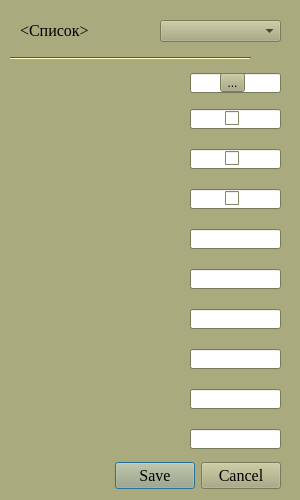
<?xml version="1.0" encoding="UTF-8"?>
<ui version="4.0">
 <class>Form</class>
 <widget class="QWidget" name="Form">
  <property name="geometry">
   <rect>
    <x>0</x>
    <y>0</y>
    <width>300</width>
    <height>500</height>
   </rect>
  </property>
  <property name="palette">
   <palette>
    <active>
     <colorrole role="WindowText">
      <brush brushstyle="SolidPattern">
       <color alpha="255">
        <red>0</red>
        <green>0</green>
        <blue>0</blue>
       </color>
      </brush>
     </colorrole>
     <colorrole role="Button">
      <brush brushstyle="SolidPattern">
       <color alpha="255">
        <red>170</red>
        <green>170</green>
        <blue>127</blue>
       </color>
      </brush>
     </colorrole>
     <colorrole role="Light">
      <brush brushstyle="SolidPattern">
       <color alpha="255">
        <red>255</red>
        <green>255</green>
        <blue>191</blue>
       </color>
      </brush>
     </colorrole>
     <colorrole role="Midlight">
      <brush brushstyle="SolidPattern">
       <color alpha="255">
        <red>212</red>
        <green>212</green>
        <blue>159</blue>
       </color>
      </brush>
     </colorrole>
     <colorrole role="Dark">
      <brush brushstyle="SolidPattern">
       <color alpha="255">
        <red>85</red>
        <green>85</green>
        <blue>64</blue>
       </color>
      </brush>
     </colorrole>
     <colorrole role="Mid">
      <brush brushstyle="SolidPattern">
       <color alpha="255">
        <red>113</red>
        <green>113</green>
        <blue>85</blue>
       </color>
      </brush>
     </colorrole>
     <colorrole role="Text">
      <brush brushstyle="SolidPattern">
       <color alpha="255">
        <red>0</red>
        <green>0</green>
        <blue>0</blue>
       </color>
      </brush>
     </colorrole>
     <colorrole role="BrightText">
      <brush brushstyle="SolidPattern">
       <color alpha="255">
        <red>255</red>
        <green>255</green>
        <blue>255</blue>
       </color>
      </brush>
     </colorrole>
     <colorrole role="ButtonText">
      <brush brushstyle="SolidPattern">
       <color alpha="255">
        <red>0</red>
        <green>0</green>
        <blue>0</blue>
       </color>
      </brush>
     </colorrole>
     <colorrole role="Base">
      <brush brushstyle="SolidPattern">
       <color alpha="255">
        <red>255</red>
        <green>255</green>
        <blue>255</blue>
       </color>
      </brush>
     </colorrole>
     <colorrole role="Window">
      <brush brushstyle="SolidPattern">
       <color alpha="255">
        <red>170</red>
        <green>170</green>
        <blue>127</blue>
       </color>
      </brush>
     </colorrole>
     <colorrole role="Shadow">
      <brush brushstyle="SolidPattern">
       <color alpha="255">
        <red>0</red>
        <green>0</green>
        <blue>0</blue>
       </color>
      </brush>
     </colorrole>
     <colorrole role="AlternateBase">
      <brush brushstyle="SolidPattern">
       <color alpha="255">
        <red>212</red>
        <green>212</green>
        <blue>191</blue>
       </color>
      </brush>
     </colorrole>
     <colorrole role="ToolTipBase">
      <brush brushstyle="SolidPattern">
       <color alpha="255">
        <red>255</red>
        <green>255</green>
        <blue>220</blue>
       </color>
      </brush>
     </colorrole>
     <colorrole role="ToolTipText">
      <brush brushstyle="SolidPattern">
       <color alpha="255">
        <red>0</red>
        <green>0</green>
        <blue>0</blue>
       </color>
      </brush>
     </colorrole>
     <colorrole role="PlaceholderText">
      <brush brushstyle="SolidPattern">
       <color alpha="128">
        <red>0</red>
        <green>0</green>
        <blue>0</blue>
       </color>
      </brush>
     </colorrole>
    </active>
    <inactive>
     <colorrole role="WindowText">
      <brush brushstyle="SolidPattern">
       <color alpha="255">
        <red>0</red>
        <green>0</green>
        <blue>0</blue>
       </color>
      </brush>
     </colorrole>
     <colorrole role="Button">
      <brush brushstyle="SolidPattern">
       <color alpha="255">
        <red>170</red>
        <green>170</green>
        <blue>127</blue>
       </color>
      </brush>
     </colorrole>
     <colorrole role="Light">
      <brush brushstyle="SolidPattern">
       <color alpha="255">
        <red>255</red>
        <green>255</green>
        <blue>191</blue>
       </color>
      </brush>
     </colorrole>
     <colorrole role="Midlight">
      <brush brushstyle="SolidPattern">
       <color alpha="255">
        <red>212</red>
        <green>212</green>
        <blue>159</blue>
       </color>
      </brush>
     </colorrole>
     <colorrole role="Dark">
      <brush brushstyle="SolidPattern">
       <color alpha="255">
        <red>85</red>
        <green>85</green>
        <blue>64</blue>
       </color>
      </brush>
     </colorrole>
     <colorrole role="Mid">
      <brush brushstyle="SolidPattern">
       <color alpha="255">
        <red>113</red>
        <green>113</green>
        <blue>85</blue>
       </color>
      </brush>
     </colorrole>
     <colorrole role="Text">
      <brush brushstyle="SolidPattern">
       <color alpha="255">
        <red>0</red>
        <green>0</green>
        <blue>0</blue>
       </color>
      </brush>
     </colorrole>
     <colorrole role="BrightText">
      <brush brushstyle="SolidPattern">
       <color alpha="255">
        <red>255</red>
        <green>255</green>
        <blue>255</blue>
       </color>
      </brush>
     </colorrole>
     <colorrole role="ButtonText">
      <brush brushstyle="SolidPattern">
       <color alpha="255">
        <red>0</red>
        <green>0</green>
        <blue>0</blue>
       </color>
      </brush>
     </colorrole>
     <colorrole role="Base">
      <brush brushstyle="SolidPattern">
       <color alpha="255">
        <red>255</red>
        <green>255</green>
        <blue>255</blue>
       </color>
      </brush>
     </colorrole>
     <colorrole role="Window">
      <brush brushstyle="SolidPattern">
       <color alpha="255">
        <red>170</red>
        <green>170</green>
        <blue>127</blue>
       </color>
      </brush>
     </colorrole>
     <colorrole role="Shadow">
      <brush brushstyle="SolidPattern">
       <color alpha="255">
        <red>0</red>
        <green>0</green>
        <blue>0</blue>
       </color>
      </brush>
     </colorrole>
     <colorrole role="AlternateBase">
      <brush brushstyle="SolidPattern">
       <color alpha="255">
        <red>212</red>
        <green>212</green>
        <blue>191</blue>
       </color>
      </brush>
     </colorrole>
     <colorrole role="ToolTipBase">
      <brush brushstyle="SolidPattern">
       <color alpha="255">
        <red>255</red>
        <green>255</green>
        <blue>220</blue>
       </color>
      </brush>
     </colorrole>
     <colorrole role="ToolTipText">
      <brush brushstyle="SolidPattern">
       <color alpha="255">
        <red>0</red>
        <green>0</green>
        <blue>0</blue>
       </color>
      </brush>
     </colorrole>
     <colorrole role="PlaceholderText">
      <brush brushstyle="SolidPattern">
       <color alpha="128">
        <red>0</red>
        <green>0</green>
        <blue>0</blue>
       </color>
      </brush>
     </colorrole>
    </inactive>
    <disabled>
     <colorrole role="WindowText">
      <brush brushstyle="SolidPattern">
       <color alpha="255">
        <red>85</red>
        <green>85</green>
        <blue>64</blue>
       </color>
      </brush>
     </colorrole>
     <colorrole role="Button">
      <brush brushstyle="SolidPattern">
       <color alpha="255">
        <red>170</red>
        <green>170</green>
        <blue>127</blue>
       </color>
      </brush>
     </colorrole>
     <colorrole role="Light">
      <brush brushstyle="SolidPattern">
       <color alpha="255">
        <red>255</red>
        <green>255</green>
        <blue>191</blue>
       </color>
      </brush>
     </colorrole>
     <colorrole role="Midlight">
      <brush brushstyle="SolidPattern">
       <color alpha="255">
        <red>212</red>
        <green>212</green>
        <blue>159</blue>
       </color>
      </brush>
     </colorrole>
     <colorrole role="Dark">
      <brush brushstyle="SolidPattern">
       <color alpha="255">
        <red>85</red>
        <green>85</green>
        <blue>64</blue>
       </color>
      </brush>
     </colorrole>
     <colorrole role="Mid">
      <brush brushstyle="SolidPattern">
       <color alpha="255">
        <red>113</red>
        <green>113</green>
        <blue>85</blue>
       </color>
      </brush>
     </colorrole>
     <colorrole role="Text">
      <brush brushstyle="SolidPattern">
       <color alpha="255">
        <red>85</red>
        <green>85</green>
        <blue>64</blue>
       </color>
      </brush>
     </colorrole>
     <colorrole role="BrightText">
      <brush brushstyle="SolidPattern">
       <color alpha="255">
        <red>255</red>
        <green>255</green>
        <blue>255</blue>
       </color>
      </brush>
     </colorrole>
     <colorrole role="ButtonText">
      <brush brushstyle="SolidPattern">
       <color alpha="255">
        <red>85</red>
        <green>85</green>
        <blue>64</blue>
       </color>
      </brush>
     </colorrole>
     <colorrole role="Base">
      <brush brushstyle="SolidPattern">
       <color alpha="255">
        <red>170</red>
        <green>170</green>
        <blue>127</blue>
       </color>
      </brush>
     </colorrole>
     <colorrole role="Window">
      <brush brushstyle="SolidPattern">
       <color alpha="255">
        <red>170</red>
        <green>170</green>
        <blue>127</blue>
       </color>
      </brush>
     </colorrole>
     <colorrole role="Shadow">
      <brush brushstyle="SolidPattern">
       <color alpha="255">
        <red>0</red>
        <green>0</green>
        <blue>0</blue>
       </color>
      </brush>
     </colorrole>
     <colorrole role="AlternateBase">
      <brush brushstyle="SolidPattern">
       <color alpha="255">
        <red>170</red>
        <green>170</green>
        <blue>127</blue>
       </color>
      </brush>
     </colorrole>
     <colorrole role="ToolTipBase">
      <brush brushstyle="SolidPattern">
       <color alpha="255">
        <red>255</red>
        <green>255</green>
        <blue>220</blue>
       </color>
      </brush>
     </colorrole>
     <colorrole role="ToolTipText">
      <brush brushstyle="SolidPattern">
       <color alpha="255">
        <red>0</red>
        <green>0</green>
        <blue>0</blue>
       </color>
      </brush>
     </colorrole>
     <colorrole role="PlaceholderText">
      <brush brushstyle="SolidPattern">
       <color alpha="128">
        <red>0</red>
        <green>0</green>
        <blue>0</blue>
       </color>
      </brush>
     </colorrole>
    </disabled>
   </palette>
  </property>
  <property name="windowTitle">
   <string>Form</string>
  </property>
  <widget class="QComboBox" name="list">
   <property name="geometry">
    <rect>
     <x>160</x>
     <y>20</y>
     <width>121</width>
     <height>22</height>
    </rect>
   </property>
  </widget>
  <widget class="QLabel" name="list_label">
   <property name="geometry">
    <rect>
     <x>20</x>
     <y>20</y>
     <width>101</width>
     <height>21</height>
    </rect>
   </property>
   <property name="font">
    <font>
     <family>Times New Roman</family>
     <pointsize>12</pointsize>
    </font>
   </property>
   <property name="text">
    <string>&lt;Список&gt;</string>
   </property>
  </widget>
  <widget class="Line" name="line">
   <property name="geometry">
    <rect>
     <x>10</x>
     <y>50</y>
     <width>241</width>
     <height>16</height>
    </rect>
   </property>
   <property name="orientation">
    <enum>Qt::Horizontal</enum>
   </property>
  </widget>
  <widget class="QLabel" name="par1_label">
   <property name="geometry">
    <rect>
     <x>20</x>
     <y>74</y>
     <width>141</width>
     <height>21</height>
    </rect>
   </property>
   <property name="font">
    <font>
     <family>Times New Roman</family>
     <pointsize>12</pointsize>
    </font>
   </property>
   <property name="text">
    <string>&lt;Parameter1&gt;</string>
   </property>
  </widget>
  <widget class="QLabel" name="par2_label">
   <property name="geometry">
    <rect>
     <x>20</x>
     <y>110</y>
     <width>141</width>
     <height>21</height>
    </rect>
   </property>
   <property name="font">
    <font>
     <family>Times New Roman</family>
     <pointsize>12</pointsize>
    </font>
   </property>
   <property name="text">
    <string>&lt;Parameter2&gt;</string>
   </property>
  </widget>
  <widget class="QLineEdit" name="par1">
   <property name="geometry">
    <rect>
     <x>190</x>
     <y>73</y>
     <width>91</width>
     <height>20</height>
    </rect>
   </property>
  </widget>
  <widget class="QLineEdit" name="par2">
   <property name="geometry">
    <rect>
     <x>190</x>
     <y>109</y>
     <width>91</width>
     <height>20</height>
    </rect>
   </property>
  </widget>
  <widget class="QLineEdit" name="par3">
   <property name="geometry">
    <rect>
     <x>190</x>
     <y>149</y>
     <width>91</width>
     <height>20</height>
    </rect>
   </property>
  </widget>
  <widget class="QDialogButtonBox" name="buttons">
   <property name="geometry">
    <rect>
     <x>110</x>
     <y>460</y>
     <width>171</width>
     <height>31</height>
    </rect>
   </property>
   <property name="font">
    <font>
     <family>Times New Roman</family>
     <pointsize>12</pointsize>
    </font>
   </property>
   <property name="locale">
    <locale language="Russian" country="Russia"/>
   </property>
   <property name="standardButtons">
    <set>QDialogButtonBox::Cancel|QDialogButtonBox::Save</set>
   </property>
  </widget>
  <widget class="QLabel" name="par3_label">
   <property name="geometry">
    <rect>
     <x>20</x>
     <y>150</y>
     <width>141</width>
     <height>16</height>
    </rect>
   </property>
   <property name="font">
    <font>
     <family>Times New Roman</family>
     <pointsize>12</pointsize>
    </font>
   </property>
   <property name="text">
    <string>&lt;Parameter3&gt;</string>
   </property>
  </widget>
  <widget class="QLabel" name="par4_label">
   <property name="geometry">
    <rect>
     <x>20</x>
     <y>190</y>
     <width>141</width>
     <height>16</height>
    </rect>
   </property>
   <property name="font">
    <font>
     <family>Times New Roman</family>
     <pointsize>12</pointsize>
    </font>
   </property>
   <property name="text">
    <string>&lt;Parameter4&gt;</string>
   </property>
  </widget>
  <widget class="QLabel" name="par5_label">
   <property name="geometry">
    <rect>
     <x>20</x>
     <y>230</y>
     <width>141</width>
     <height>16</height>
    </rect>
   </property>
   <property name="font">
    <font>
     <family>Times New Roman</family>
     <pointsize>12</pointsize>
    </font>
   </property>
   <property name="text">
    <string>&lt;Parameter5&gt;</string>
   </property>
  </widget>
  <widget class="QLineEdit" name="par4">
   <property name="geometry">
    <rect>
     <x>190</x>
     <y>189</y>
     <width>91</width>
     <height>20</height>
    </rect>
   </property>
  </widget>
  <widget class="QLineEdit" name="par5">
   <property name="geometry">
    <rect>
     <x>190</x>
     <y>229</y>
     <width>91</width>
     <height>20</height>
    </rect>
   </property>
  </widget>
  <widget class="QLineEdit" name="par6">
   <property name="geometry">
    <rect>
     <x>190</x>
     <y>269</y>
     <width>91</width>
     <height>20</height>
    </rect>
   </property>
  </widget>
  <widget class="QLabel" name="par6_label">
   <property name="geometry">
    <rect>
     <x>20</x>
     <y>270</y>
     <width>141</width>
     <height>16</height>
    </rect>
   </property>
   <property name="font">
    <font>
     <family>Times New Roman</family>
     <pointsize>12</pointsize>
    </font>
   </property>
   <property name="text">
    <string>&lt;Parameter6&gt;</string>
   </property>
  </widget>
  <widget class="QLabel" name="par7_label">
   <property name="geometry">
    <rect>
     <x>20</x>
     <y>310</y>
     <width>141</width>
     <height>21</height>
    </rect>
   </property>
   <property name="font">
    <font>
     <family>Times New Roman</family>
     <pointsize>12</pointsize>
    </font>
   </property>
   <property name="text">
    <string>&lt;Parameter7&gt;</string>
   </property>
  </widget>
  <widget class="QCheckBox" name="bool_check1">
   <property name="geometry">
    <rect>
     <x>225</x>
     <y>110</y>
     <width>16</width>
     <height>17</height>
    </rect>
   </property>
   <property name="text">
    <string/>
   </property>
  </widget>
  <widget class="QLabel" name="par8_label">
   <property name="geometry">
    <rect>
     <x>20</x>
     <y>350</y>
     <width>141</width>
     <height>21</height>
    </rect>
   </property>
   <property name="font">
    <font>
     <family>Times New Roman</family>
     <pointsize>12</pointsize>
    </font>
   </property>
   <property name="text">
    <string>&lt;Parameter8&gt;</string>
   </property>
  </widget>
  <widget class="QLineEdit" name="par8">
   <property name="geometry">
    <rect>
     <x>190</x>
     <y>349</y>
     <width>91</width>
     <height>20</height>
    </rect>
   </property>
  </widget>
  <widget class="QLabel" name="par9_label">
   <property name="geometry">
    <rect>
     <x>20</x>
     <y>390</y>
     <width>141</width>
     <height>21</height>
    </rect>
   </property>
   <property name="font">
    <font>
     <family>Times New Roman</family>
     <pointsize>12</pointsize>
    </font>
   </property>
   <property name="text">
    <string>&lt;Parameter9&gt;</string>
   </property>
  </widget>
  <widget class="QLineEdit" name="par9">
   <property name="geometry">
    <rect>
     <x>190</x>
     <y>389</y>
     <width>91</width>
     <height>20</height>
    </rect>
   </property>
  </widget>
  <widget class="QLineEdit" name="par7">
   <property name="geometry">
    <rect>
     <x>190</x>
     <y>309</y>
     <width>91</width>
     <height>20</height>
    </rect>
   </property>
  </widget>
  <widget class="QCheckBox" name="bool_check2">
   <property name="geometry">
    <rect>
     <x>225</x>
     <y>150</y>
     <width>16</width>
     <height>17</height>
    </rect>
   </property>
   <property name="text">
    <string/>
   </property>
  </widget>
  <widget class="QCheckBox" name="bool_check3">
   <property name="geometry">
    <rect>
     <x>225</x>
     <y>190</y>
     <width>16</width>
     <height>17</height>
    </rect>
   </property>
   <property name="text">
    <string/>
   </property>
  </widget>
  <widget class="QToolButton" name="fun_button">
   <property name="geometry">
    <rect>
     <x>220</x>
     <y>73</y>
     <width>25</width>
     <height>19</height>
    </rect>
   </property>
   <property name="text">
    <string>...</string>
   </property>
  </widget>
  <widget class="QLineEdit" name="par10">
   <property name="geometry">
    <rect>
     <x>190</x>
     <y>429</y>
     <width>91</width>
     <height>20</height>
    </rect>
   </property>
  </widget>
  <widget class="QLabel" name="par10_label">
   <property name="geometry">
    <rect>
     <x>20</x>
     <y>430</y>
     <width>141</width>
     <height>21</height>
    </rect>
   </property>
   <property name="font">
    <font>
     <family>Times New Roman</family>
     <pointsize>12</pointsize>
    </font>
   </property>
   <property name="text">
    <string>&lt;Parameter10&gt;</string>
   </property>
  </widget>
  <zorder>par4</zorder>
  <zorder>bool_check3</zorder>
  <zorder>par7</zorder>
  <zorder>list</zorder>
  <zorder>list_label</zorder>
  <zorder>line</zorder>
  <zorder>par1_label</zorder>
  <zorder>par2_label</zorder>
  <zorder>par1</zorder>
  <zorder>par2</zorder>
  <zorder>par3</zorder>
  <zorder>buttons</zorder>
  <zorder>par3_label</zorder>
  <zorder>par4_label</zorder>
  <zorder>par5_label</zorder>
  <zorder>par5</zorder>
  <zorder>par6</zorder>
  <zorder>par6_label</zorder>
  <zorder>par7_label</zorder>
  <zorder>bool_check1</zorder>
  <zorder>par8_label</zorder>
  <zorder>par8</zorder>
  <zorder>par9_label</zorder>
  <zorder>par9</zorder>
  <zorder>bool_check2</zorder>
  <zorder>fun_button</zorder>
  <zorder>par10</zorder>
  <zorder>par10_label</zorder>
 </widget>
 <resources/>
 <connections/>
</ui>
